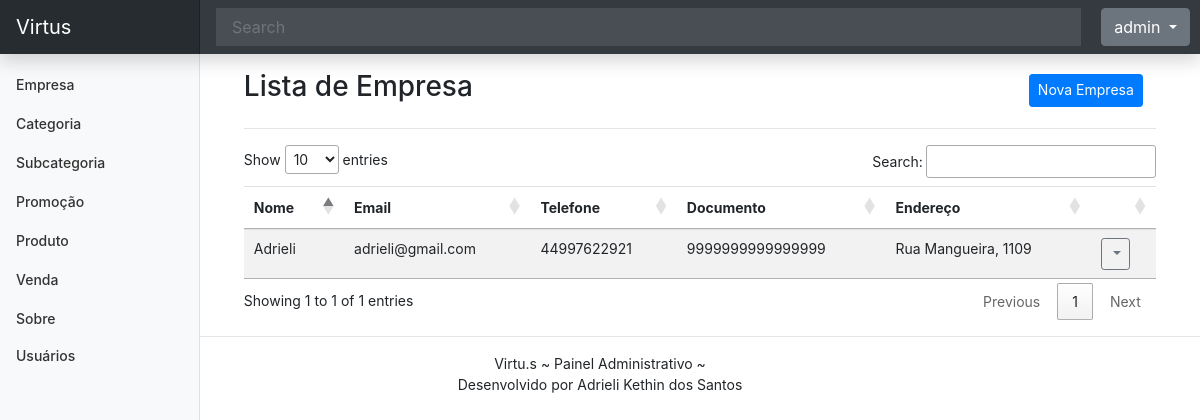
The app's page /listar/empresa/ (signed in), older data.
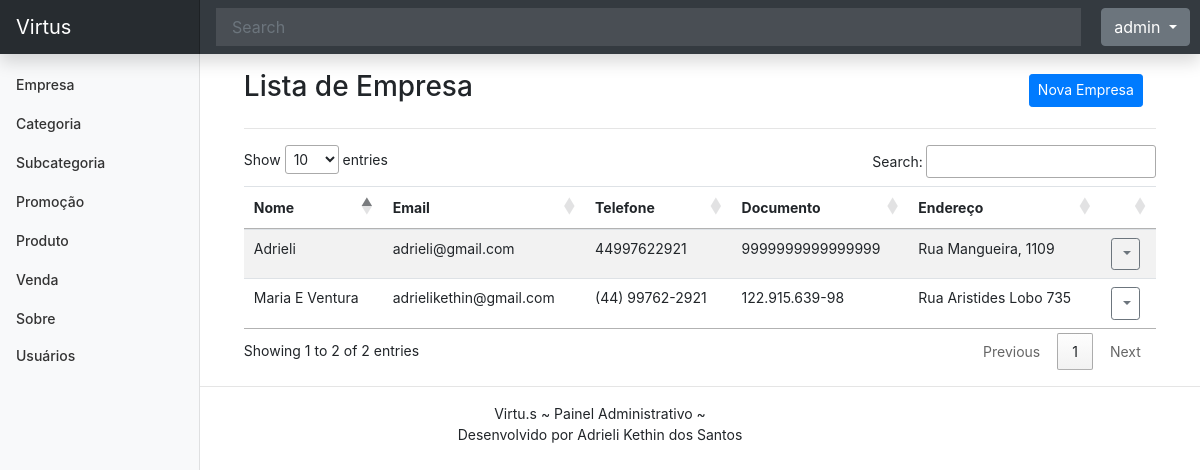
The same page, newer data.
### cadastros/models.py (models this page shows, shortened)
class Empresa(models.Model):
    nome = models.CharField(max_length=50)
    email = models.EmailField(max_length=100, unique=True)
    telefone = models.CharField(max_length=15)
    documento = models.CharField(max_length=18, help_text="CNPJ ou CPF")
    endereco = models.CharField(max_length=100, verbose_name="endereço")
    data_inclusao = models.DateTimeField(
        auto_now_add=True, verbose_name="data inclusão")
    data_alteracao = models.DateTimeField(
        auto_now=True, verbose_name="data alteração")
    data_exclusao = models.DateTimeField(
        verbose_name="data exclusão", null=True)
    status = models.BooleanField(default=True)
    cadastrado_por = models.ForeignKey(User, on_delete=models.PROTECT, null=True, related_name='empresa_cadastrada')
    alterado_por = models.ForeignKey(User, on_delete=models.PROTECT, null=True, related_name='empresa_atualizada')

### cadastros/views.py (the view, shortened to what this page needs)
# urls.py: path("listar/empresa/", EmpresaList.as_view(), name="listar-empresa"),
class EmpresaList(ListView, LoginRequiredMixin, UserPassesTestMixin):
    model = Empresa
    template_name = "cadastros/list/empresa.html"
    def get_queryset(self):
        self.object_list = Empresa.objects.filter(cadastrado_por=self.request.user)
        return self.object_list

### cadastros/templates/cadastros/list/empresa.html (shortened to what this page needs)
{% extends 'paginas/modelo.html' %}
{% load static %}
{% block conteudo %}
<div class="row justify-content-center align-items-center mt-3">
    <div class="col-md-10">
        <h3 class="">Lista de Empresa</h3>
    </div>
    <div class="col-md">
        <a href="{% url 'cadastrar-empresa' %}" class="btn btn-primary btn-sm">
            Nova Empresa
        </a>
    </div>
</div>
<hr>
<div class="table-responsive-lg">
    <table id="tabela-empresas" class="table table-striped">
        <thead>
            <tr>
                <th>Nome</th>
                <th>Email</th>
                <th>Telefone</th>
                <th>Documento</th>
                <th>Endereço</th>
                <th></th>
            </tr>
        </thead>
        <tbody>
            {% for obj in object_list %}
            <tr>
                <td>{{ obj.nome }}</td>
                <td>{{ obj.email }}</td>
                <td>{{ obj.telefone }}</td>
                <td>{{ obj.documento }}</td>
                <td>{{ obj.endereco }}</td>
                <td>
                    <div class="dropdown">
                        <a class="btn btn-sm btn-outline-secondary dropdown-toggle" href="#" role="button"
                            data-bs-toggle="dropdown" aria-expanded="false">
                        </a>
                    </div>
                </td>
            </tr>
            {% empty %}
            <tr>
                <th colspan="100%">Nenhum registro encontrado.</th>
            </tr>
            {% endfor %}
        </tbody>
    </table>
</div>
{% endblock %}

Row changes from the older to the newer data that the page shows:
added Empresa: nome "Maria E Ventura", email "adrielikethin@gmail.com", telefone "(44) 99762-2921", documento "122.915.639-98", endereco "Rua Aristides Lobo 735"
Text that changed along with them:
text written by a page script: "Show entries Search: Showing 1 to 1 of 1 entries Previous 1 Next" → "Show entries Search: Showing 1 to 2 of 2 entries Previous 1 Next"
